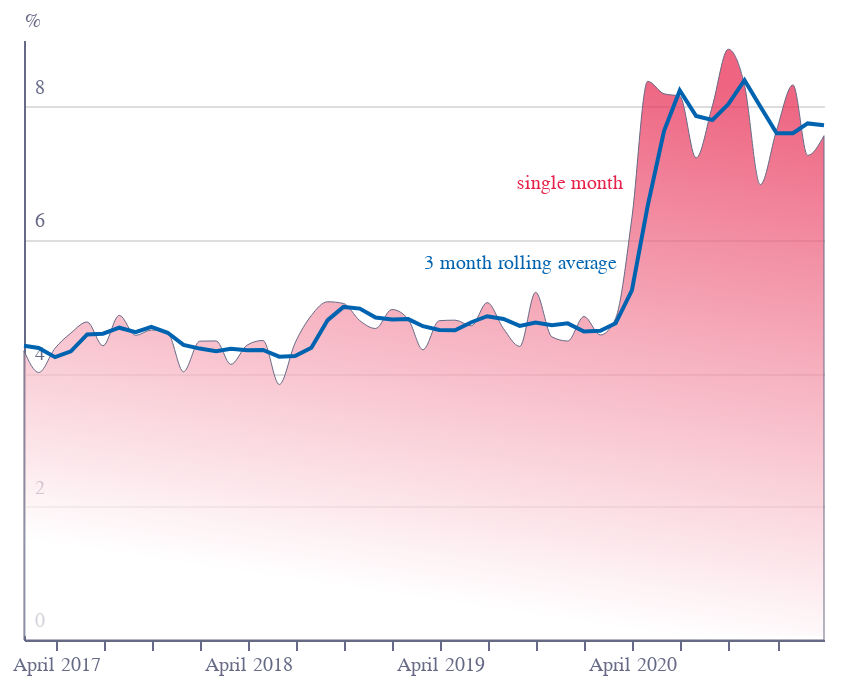

Notebook code for this chart:
### Code cell
base = (
    alt.Chart(f5).encode(x=alt.X("date:T", axis=alt.Axis(grid=False, title="",format='%B %Y',
                                                        labelColor=colors['eco-gray'],titleColor=colors['eco-gray'],
            tickColor=colors['eco-gray'],domainColor=colors['eco-gray'],)))
)
area = base.mark_area(
    interpolate="monotone",
    fillOpacity=0.7,
    stroke=colors["eco-gray"],
    strokeWidth=0.5,
    color=alt.Gradient(
        gradient="linear",
        stops=[
            alt.GradientStop(color="white", offset=0),
            alt.GradientStop(
                color=colors["eco-pink"], offset=0.9
            ),
        ],
        x1=0.8,
        x2=1,
        y1=1,
        y2=0,
    ),
).encode(
    y=alt.Y(
        "single:Q",
        axis=alt.Axis(grid=True, title="%",labelColor=colors['eco-gray'],titleColor=colors['eco-gray'],
            tickColor=colors['eco-gray'],domainColor=colors['eco-gray'],
            labelAlign="left",
                      ticks=False,
            labelBaseline="middle",
            labelPadding=-5,
            labelOffset=-10,
            titleX=0,
            titleY=-5,
            titleAngle=0,
            titleFontSize=10,
            titleFontWeight="normal",
            titleAlign="left",
            tickCount=4,
            format=".0f",),
        # scale=alt.Scale(domain=series_domain[serie]),
    )
)
line=base.mark_line(color=colors['eco-mid-blue']).encode(
    y=alt.Y(
        "rolling3:Q",
        axis=alt.Axis(grid=False, title="",
                     ),
        # scale=alt.Scale(domain=series_domain[serie]),
    )
)
label1=alt.Chart(pd.DataFrame([{'x':'2020-03-15','y':7,'t':'single month','c':colors['eco-pink']}]))\
.mark_text(yOffset=5,size=10,align='right').encode(
    text='t',x='x:T',y='y:Q',color=alt.Color('c:N',scale=None)
)
label2=alt.Chart(pd.DataFrame([{'x':'2020-03-01','y':5.5,'t':'3 month rolling average','c':colors['eco-mid-blue']}]))\
.mark_text(yOffset=-5,size=10,align='right').encode(
    text='t',x='x:T',y='y:Q',color=alt.Color('c:N',scale=None)
)
layer = (
    area+line+label1+label2
).configure_view(stroke=None).properties(title="").properties(height=300, width=400)
layer.save("visualisation/" + f + ".json")
layer

### Figure 1 — Vega-Lite specification as saved in the notebook (floating-point values rounded to 4 significant figures)
{"config": {"view": {"continuousWidth": 400, "continuousHeight": 300, "stroke": null}}, "layer": [{"mark": {"type": "area", "color": {"gradient": "linear", "stops": [{"color": "white", "offset": 0}, {"color": "#E6224B", "offset": 0.9}], "x1": 0.8, "x2": 1, "y1": 1, "y2": 0}, "fillOpacity": 0.7, "interpolate": "monotone", "stroke": "#676A86", "strokeWidth": 0.5}, "encoding": {"x": {"type": "temporal", "axis": {"domainColor": "#676A86", "format": "%B %Y", "grid": false, "labelColor": "#676A86", "tickColor": "#676A86", "title": "", "titleColor": "#676A86"}, "field": "date"}, "y": {"type": "quantitative", "axis": {"domainColor": "#676A86", "format": ".0f", "grid": true, "labelAlign": "left", "labelBaseline": "middle", "labelColor": "#676A86", "labelOffset": -10, "labelPadding": -5, "tickColor": "#676A86", "tickCount": 4, "ticks": false, "title": "%", "titleAlign": "left", "titleAngle": 0, "titleColor": "#676A86", "titleFontSize": 10, "titleFontWeight": "normal", "titleX": 0, "titleY": -5}, "field": "single"}}}, {"mark": {"type": "line", "color": "#0063AF"}, "encoding": {"x": {"type": "temporal", "axis": {"domainColor": "#676A86", "format": "%B %Y", "grid": false, "labelColor": "#676A86", "tickColor": "#676A86", "title": "", "titleColor": "#676A86"}, "field": "date"}, "y": {"type": "quantitative", "axis": {"grid": false, "title": ""}, "field": "rolling3"}}}, {"data": {"name": "data-6b4f12ef16fcc6d5254e3f3cfd3b7087"}, "mark": {"type": "text", "align": "right", "size": 10, "yOffset": 5}, "encoding": {"color": {"type": "nominal", "field": "c", "scale": null}, "text": {"type": "nominal", "field": "t"}, "x": {"type": "temporal", "field": "x"}, "y": {"type": "quantitative", "field": "y"}}}, {"data": {"name": "data-01e1961f0e7e5cccd6cbc993d764d2e7"}, "mark": {"type": "text", "align": "right", "size": 10, "yOffset": -5}, "encoding": {"color": {"type": "nominal", "field": "c", "scale": null}, "text": {"type": "nominal", "field": "t"}, "x": {"type": "temporal", "field": "x"}, "y": {"type": "quantitative", "field": "y"}}}], "data": {"name": "data-719e50b4a196832097532a2e774dc526"}, "height": 300, "title": "", "width": 400, "$schema": "https://vega.github.io/schema/vega-lite/v4.8.1.json", "datasets": {"data-719e50b4a196832097532a2e774dc526": [{"date": "2017-01-31T00:00:00", "single": 4.339, "rolling3": 4.414}, {"date": "2017-02-28T00:00:00", "single": 4.013, "rolling3": 4.381}, {"date": "2017-03-31T00:00:00", "single": 4.377, "rolling3": 4.243}, {"date": "2017-04-30T00:00:00", "single": 4.603, "rolling3": 4.331}, {"date": "2017-05-31T00:00:00", "single": 4.77, "rolling3": 4.583}, {"date": "2017-06-30T00:00:00", "single": 4.413, "rolling3": 4.595}, {"date": "2017-07-31T00:00:00", "single": 4.87, "rolling3": 4.684}, {"date": "2017-08-31T00:00:00", "single": 4.569, "rolling3": 4.617}, {"date": "2017-09-30T00:00:00", "single": 4.65, "rolling3": 4.696}, {"date": "2017-10-31T00:00:00", "single": 4.607, "rolling3": 4.608}, {"date": "2017-11-30T00:00:00", "single": 4.024, "rolling3": 4.427}, {"date": "2017-12-31T00:00:00", "single": 4.483, "rolling3": 4.371}, {"date": "2018-01-31T00:00:00", "single": 4.486, "rolling3": 4.331}, {"date": "2018-02-28T00:00:00", "single": 4.134, "rolling3": 4.368}, {"date": "2018-03-31T00:00:00", "single": 4.424, "rolling3": 4.348}, {"date": "2018-04-30T00:00:00", "single": 4.493, "rolling3": 4.35}, {"date": "2018-05-31T00:00:00", "single": 3.833, "rolling3": 4.25}, {"date": "2018-06-30T00:00:00", "single": 4.454, "rolling3": 4.26}, {"date": "2018-07-31T00:00:00", "single": 4.868, "rolling3": 4.385}, {"date": "2018-08-31T00:00:00", "single": 5.074, "rolling3": 4.799}, {"date": "2018-09-30T00:00:00", "single": 5.048, "rolling3": 4.997}, {"date": "2018-10-31T00:00:00", "single": 4.791, "rolling3": 4.971}, {"date": "2018-11-30T00:00:00", "single": 4.672, "rolling3": 4.837}, {"date": "2018-12-31T00:00:00", "single": 4.957, "rolling3": 4.807}, {"date": "2019-01-31T00:00:00", "single": 4.811, "rolling3": 4.814}, {"date": "2019-02-28T00:00:00", "single": 4.354, "rolling3": 4.707}, {"date": "2019-03-31T00:00:00", "single": 4.789, "rolling3": 4.651}, {"date": "2019-04-30T00:00:00", "single": 4.798, "rolling3": 4.647}, {"date": "2019-05-31T00:00:00", "single": 4.712, "rolling3": 4.766}, {"date": "2019-06-30T00:00:00", "single": 5.061, "rolling3": 4.857}, {"date": "2019-07-31T00:00:00", "single": 4.671, "rolling3": 4.815}, {"date": "2019-08-31T00:00:00", "single": 4.404, "rolling3": 4.712}, {"date": "2019-09-30T00:00:00", "single": 5.215, "rolling3": 4.764}, {"date": "2019-10-31T00:00:00", "single": 4.547, "rolling3": 4.722}, {"date": "2019-11-30T00:00:00", "single": 4.485, "rolling3": 4.749}, {"date": "2019-12-31T00:00:00", "single": 4.852, "rolling3": 4.628}, {"date": "2020-01-31T00:00:00", "single": 4.575, "rolling3": 4.637}, {"date": "2020-02-29T00:00:00", "single": 4.825, "rolling3": 4.751}, {"date": "2020-03-31T00:00:00", "single": 6.333, "rolling3": 5.244}, {"date": "2020-04-30T00:00:00", "single": 8.38, "rolling3": 6.513}, {"date": "2020-05-31T00:00:00", "single": 8.193, "rolling3": 7.635}, {"date": "2020-06-30T00:00:00", "single": 8.157, "rolling3": 8.243}, {"date": "2020-07-31T00:00:00", "single": 7.231, "rolling3": 7.861}, {"date": "2020-08-31T00:00:00", "single": 8.014, "rolling3": 7.801}, {"date": "2020-09-30T00:00:00", "single": 8.862, "rolling3": 8.035}, {"date": "2020-10-31T00:00:00", "single": 8.32, "rolling3": 8.398}, {"date": "2020-11-30T00:00:00", "single": 6.829, "rolling3": 8.003}, {"date": "2020-12-31T00:00:00", "single": 7.65, "rolling3": 7.6}, {"date": "2021-01-31T00:00:00", "single": 8.326, "rolling3": 7.602}, {"date": "2021-02-28T00:00:00", "single": 7.27, "rolling3": 7.749}, {"date": "2021-03-31T00:00:00", "single": 7.565, "rolling3": 7.72}], "data-6b4f12ef16fcc6d5254e3f3cfd3b7087": [{"x": "2020-03-15", "y": 7, "t": "single month", "c": "#E6224B"}], "data-01e1961f0e7e5cccd6cbc993d764d2e7": [{"x": "2020-03-01", "y": 5.5, "t": "3 month rolling average", "c": "#0063AF"}]}}
